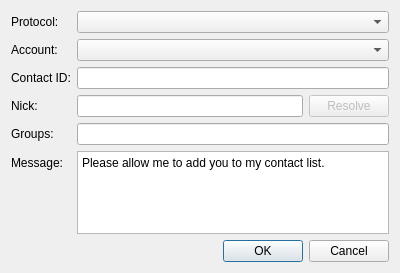
<?xml version="1.0" encoding="UTF-8"?>
<ui version="4.0">
 <class>AddContactDialog</class>
 <widget class="QDialog" name="AddContactDialog">
  <property name="geometry">
   <rect>
    <x>0</x>
    <y>0</y>
    <width>400</width>
    <height>273</height>
   </rect>
  </property>
  <property name="windowTitle">
   <string>Add contact</string>
  </property>
  <layout class="QVBoxLayout" name="verticalLayout">
   <item>
    <layout class="QFormLayout" name="formLayout">
     <property name="fieldGrowthPolicy">
      <enum>QFormLayout::AllNonFixedFieldsGrow</enum>
     </property>
     <item row="0" column="0">
      <widget class="QLabel" name="label_2">
       <property name="text">
        <string>Protocol:</string>
       </property>
      </widget>
     </item>
     <item row="0" column="1">
      <widget class="QComboBox" name="Protocol_">
       <property name="insertPolicy">
        <enum>QComboBox::InsertAlphabetically</enum>
       </property>
      </widget>
     </item>
     <item row="2" column="0">
      <widget class="QLabel" name="label">
       <property name="text">
        <string>Contact ID:</string>
       </property>
      </widget>
     </item>
     <item row="2" column="1">
      <widget class="QLineEdit" name="ContactID_"/>
     </item>
     <item row="3" column="0">
      <widget class="QLabel" name="label_3">
       <property name="text">
        <string>Nick:</string>
       </property>
      </widget>
     </item>
     <item row="3" column="1">
      <layout class="QHBoxLayout" name="horizontalLayout">
       <item>
        <widget class="QLineEdit" name="Nick_"/>
       </item>
       <item>
        <widget class="QPushButton" name="ResolveButton_">
         <property name="enabled">
          <bool>false</bool>
         </property>
         <property name="text">
          <string>Resolve</string>
         </property>
        </widget>
       </item>
      </layout>
     </item>
     <item row="1" column="1">
      <widget class="QComboBox" name="Account_">
       <property name="insertPolicy">
        <enum>QComboBox::InsertAlphabetically</enum>
       </property>
      </widget>
     </item>
     <item row="1" column="0">
      <widget class="QLabel" name="label_4">
       <property name="text">
        <string>Account:</string>
       </property>
      </widget>
     </item>
     <item row="5" column="0">
      <widget class="QLabel" name="label_5">
       <property name="text">
        <string>Message:</string>
       </property>
      </widget>
     </item>
     <item row="5" column="1">
      <widget class="QPlainTextEdit" name="Reason_">
       <property name="plainText">
        <string>Please allow me to add you to my contact list.</string>
       </property>
      </widget>
     </item>
     <item row="4" column="1">
      <widget class="LeechCraft::Util::TagsLineEdit" name="Groups_"/>
     </item>
     <item row="4" column="0">
      <widget class="QLabel" name="label_6">
       <property name="text">
        <string>Groups:</string>
       </property>
      </widget>
     </item>
    </layout>
   </item>
   <item>
    <widget class="QDialogButtonBox" name="buttonBox">
     <property name="orientation">
      <enum>Qt::Horizontal</enum>
     </property>
     <property name="standardButtons">
      <set>QDialogButtonBox::Cancel|QDialogButtonBox::Ok</set>
     </property>
    </widget>
   </item>
  </layout>
 </widget>
 <customwidgets>
  <customwidget>
   <class>LeechCraft::Util::TagsLineEdit</class>
   <extends>QLineEdit</extends>
   <header location="global">plugininterface/tagslineedit.h</header>
  </customwidget>
 </customwidgets>
 <tabstops>
  <tabstop>Protocol_</tabstop>
  <tabstop>Account_</tabstop>
  <tabstop>ContactID_</tabstop>
  <tabstop>Nick_</tabstop>
  <tabstop>ResolveButton_</tabstop>
  <tabstop>Groups_</tabstop>
  <tabstop>Reason_</tabstop>
  <tabstop>buttonBox</tabstop>
 </tabstops>
 <resources/>
 <connections>
  <connection>
   <sender>buttonBox</sender>
   <signal>accepted()</signal>
   <receiver>AddContactDialog</receiver>
   <slot>accept()</slot>
   <hints>
    <hint type="sourcelabel">
     <x>248</x>
     <y>254</y>
    </hint>
    <hint type="destinationlabel">
     <x>157</x>
     <y>274</y>
    </hint>
   </hints>
  </connection>
  <connection>
   <sender>buttonBox</sender>
   <signal>rejected()</signal>
   <receiver>AddContactDialog</receiver>
   <slot>reject()</slot>
   <hints>
    <hint type="sourcelabel">
     <x>316</x>
     <y>260</y>
    </hint>
    <hint type="destinationlabel">
     <x>286</x>
     <y>274</y>
    </hint>
   </hints>
  </connection>
 </connections>
</ui>
